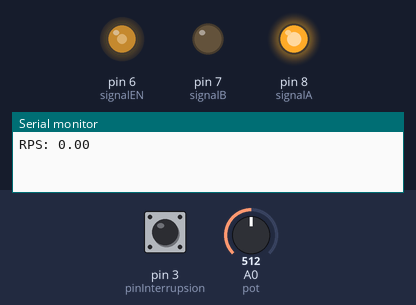
This sketch was run on a simulated Arduino Uno, built with avr-gcc and run on an emulated ATmega328P. Parts: output pins drawn as LEDs (lit = HIGH), the last lines printed to the serial monitor. The inputs (shaded band) are chosen by the test bench; at power-on: A0 (pot) = 512, pin 3 (pinInterrupsion) HIGH.

Above: at 1.2 s.
1.3 s: A0 (pot) set to 716
At 2.2 s:
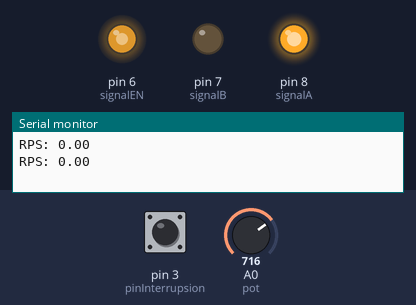
2.8 s: A0 (pot) set to 900
At 3.3 s:
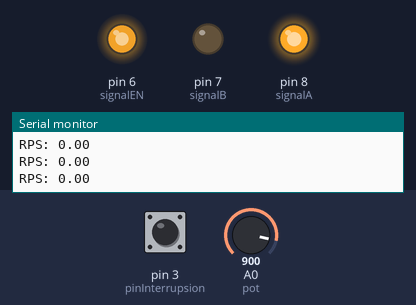
4.3 s: A0 (pot) set to 122
At 5.5 s:
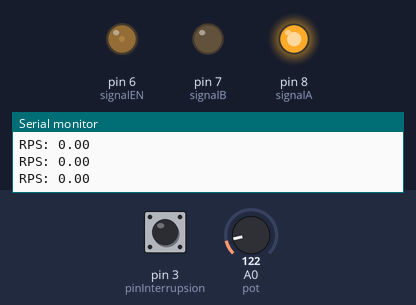
5.8 s: A0 (pot) set to 0
At 6.8 s:
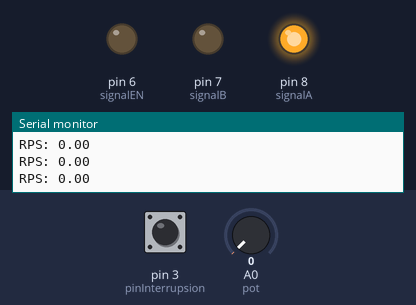
7.3 s: A0 (pot) set to 511
At 7.9 s:
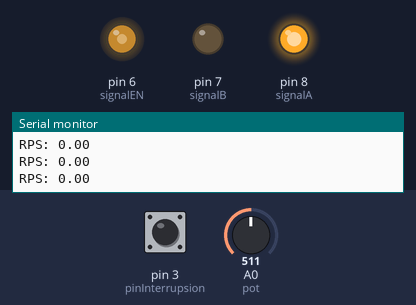
Timing chart, 0 to 9.8 s (numbered marks = the images above; inputs shaded):
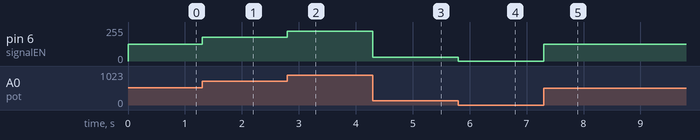

Measured:
- after the input at 1.3 s, pin 6 (signalEN): 127/255 → 178/255 at once
- after the input at 2.8 s, pin 6 (signalEN): 178/255 → 224/255 at once
- after the input at 4.3 s, pin 6 (signalEN): 224/255 → 30/255 at once
- after the input at 5.8 s, pin 6 (signalEN): 30/255 → 0/255 at once
- after the input at 7.3 s, pin 6 (signalEN): 0/255 → 127/255 at once

The sketch:

ACED_P3_04.ino
```cpp
/*
 *  Programa 3 practica 3
 *  Automatización y Control en la era Digital
 *  UNITEC -  Campus Querétaro
 *  Control de Motor con Arduino y Puente H
 *  Autor: Ing. Gustavo David Mendoza Pinto
 */

// Variables de pines
byte signalEN = 6; // Indicamos la salida pwm del arduino
byte signalA = 8;
byte signalB = 7;
byte pot = A0;
byte pinInterrupsion = 3;
// variables para control de motor
int lectura;
int velocidad;
// variables para control de pasos
long int pasosAnterior;
long int pasos;
long int tiempoPasado;
long int deltaPasos;
const long int tiempoMuestreo = 1000; // Tiempo de muestreo en milisegundos
//funcion de interrupcion
void contador();
// Configuracion del encoder
int pasosPorRevolucion = 20;

void setup() {
  pinMode(signalEN, OUTPUT); // Configuramos puerto como salida digital
  pinMode(signalA, OUTPUT); // Configuramos puerto como salida digital
  pinMode(signalB, OUTPUT); // Configuramos puerto como salida digital

  digitalWrite(signalA,HIGH); // enviamos un uno lógico a la salida A
  digitalWrite(signalB,LOW);  // enviamos un cero lógico a la salida A
  Serial.begin(115200);
  attachInterrupt(digitalPinToInterrupt(pinInterrupsion),contador,FALLING);
  tiempoPasado = millis();

}
void loop() {

  lectura = analogRead(pot);
  velocidad = map(lectura,0,1023,0,255);
  analogWrite(signalEN,velocidad);
  if(millis() - tiempoPasado >= tiempoMuestreo){
    deltaPasos = pasos - pasosAnterior;
    double revoluciones = deltaPasos/pasosPorRevolucion;
    double RPS = (revoluciones/double(tiempoMuestreo))*1000;
    Serial.print("RPS: ");
    Serial.println(RPS);
    tiempoPasado = millis();
    pasosAnterior = pasos;
  }

}
void contador(){
  ++pasos;
}
```
